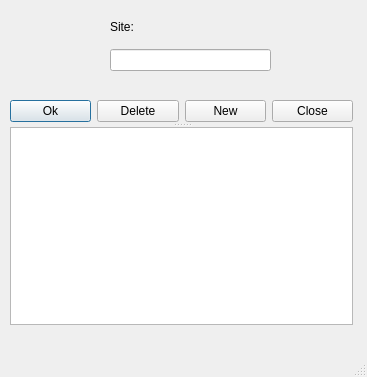
<?xml version="1.0" encoding="UTF-8"?>
<ui version="4.0">
 <class>MainWindow</class>
 <widget class="QMainWindow" name="MainWindow">
  <property name="geometry">
   <rect>
    <x>0</x>
    <y>0</y>
    <width>367</width>
    <height>377</height>
   </rect>
  </property>
  <property name="windowTitle">
   <string>MainWindow</string>
  </property>
  <widget class="QWidget" name="centralwidget">
   <widget class="QWidget" name="layoutWidget">
    <property name="geometry">
     <rect>
      <x>110</x>
      <y>10</y>
      <width>161</width>
      <height>61</height>
     </rect>
    </property>
    <layout class="QVBoxLayout" name="verticalLayout">
     <item>
      <widget class="QLabel" name="label">
       <property name="text">
        <string>Site:</string>
       </property>
      </widget>
     </item>
     <item>
      <widget class="QLineEdit" name="siteEdit"/>
     </item>
    </layout>
   </widget>
   <widget class="QSplitter" name="splitter">
    <property name="geometry">
     <rect>
      <x>10</x>
      <y>100</y>
      <width>343</width>
      <height>225</height>
     </rect>
    </property>
    <property name="orientation">
     <enum>Qt::Orientation::Vertical</enum>
    </property>
    <widget class="QWidget" name="layoutWidget1">
     <layout class="QHBoxLayout" name="horizontalLayout">
      <item>
       <widget class="QPushButton" name="okButton">
        <property name="text">
         <string>Ok</string>
        </property>
        <property name="icon">
         <iconset theme="QIcon::ThemeIcon::EditFind"/>
        </property>
        <property name="default">
         <bool>true</bool>
        </property>
       </widget>
      </item>
      <item>
       <widget class="QPushButton" name="deleteButton">
        <property name="text">
         <string>Delete</string>
        </property>
        <property name="icon">
         <iconset theme="QIcon::ThemeIcon::EditDelete"/>
        </property>
       </widget>
      </item>
      <item>
       <widget class="QPushButton" name="newButton">
        <property name="text">
         <string>New</string>
        </property>
        <property name="icon">
         <iconset theme="QIcon::ThemeIcon::DocumentNew"/>
        </property>
       </widget>
      </item>
      <item>
       <widget class="QPushButton" name="closeButton">
        <property name="text">
         <string>Close</string>
        </property>
        <property name="icon">
         <iconset theme="QIcon::ThemeIcon::ApplicationExit"/>
        </property>
       </widget>
      </item>
     </layout>
    </widget>
    <widget class="QListWidget" name="listWidget"/>
   </widget>
  </widget>
  <widget class="QMenuBar" name="menubar">
   <property name="geometry">
    <rect>
     <x>0</x>
     <y>0</y>
     <width>367</width>
     <height>23</height>
    </rect>
   </property>
  </widget>
  <widget class="QStatusBar" name="statusbar"/>
 </widget>
 <resources/>
 <connections/>
</ui>
